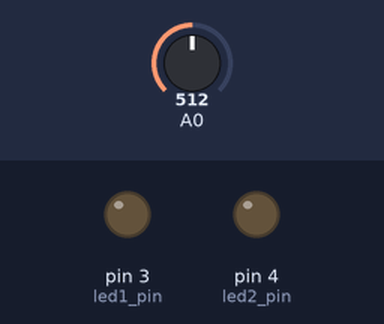
Bench run of a sketch on a simulated Arduino Uno, built with avr-gcc and run on an emulated ATmega328P. Shown: output pins drawn as LEDs (lit = HIGH). The test bench sets the inputs (shaded band); at power-on: A0 = 512.

Above: at 1.2 s.
1.3 s: A0 set to 716
At 1.8 s:
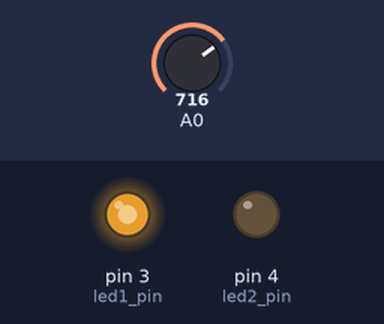
2.8 s: A0 set to 758
At 4.0 s:
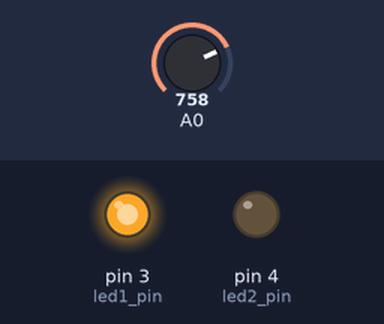
4.3 s: A0 set to 768
At 5.2 s:
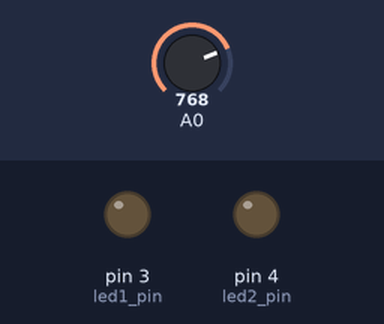
5.8 s: A0 set to 900
At 6.4 s:
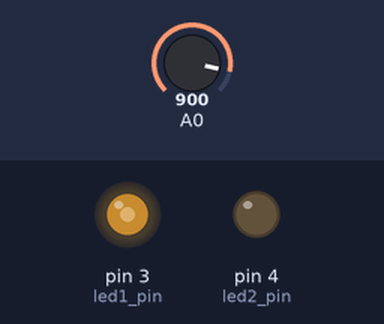
7.3 s: A0 set to 306
At 8.7 s:
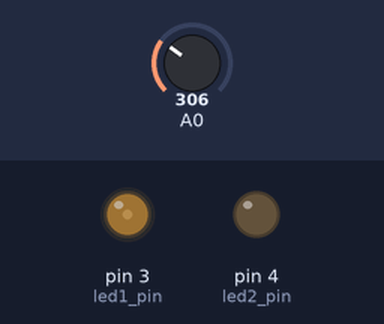
Timing chart, 0 to 9.8 s (numbered marks = the images above; inputs shaded):
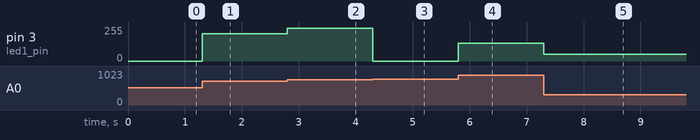

Measured:
- the behaviour switches between 767 and 768 on A0 (found by bisection; images 2 and 3)
- after the input at 1.3 s, pin 3 (led1_pin): 0/255 → 204/255 at once
- after the input at 2.8 s, pin 3 (led1_pin): 204/255 → 246/255 at once
- after the input at 4.3 s, pin 3 (led1_pin): 246/255 → 0/255 at once
- after the input at 5.8 s, pin 3 (led1_pin): 0/255 → 132/255 at once
- after the input at 7.3 s, pin 3 (led1_pin): 132/255 → 50/255 at once

The sketch:

class2_-_4_bytes.ino
```cpp
unsigned long  previous_time1;
unsigned long current_time;
unsigned long interval1 = 100;

int led1_pin =  3;
int led2_pin =  4;


int pot1_value; //store the reading from the potentiomeer

int led_value; // waht to send the LEDs

void setup() {


}

void loop()
{
  current_time = millis();

  pot1_value = analogRead(A0);
  led_value = pot1_value;

  analogWrite(led1_pin, led_value);

  analogWrite(led2_pin, (led_value - 255) * -1); // inverts led_value

  if (current_time - previous_time1 > interval1) { // you can't print too fast. 10 times a second is plenty but you can go faster
    previous_time1 = current_time;

    Serial.print("pot1_value ");
    Serial.println(pot1_value);
    Serial.print("led_value  ");
    Serial.println(led_value);
    Serial.println();

  }
}
```
